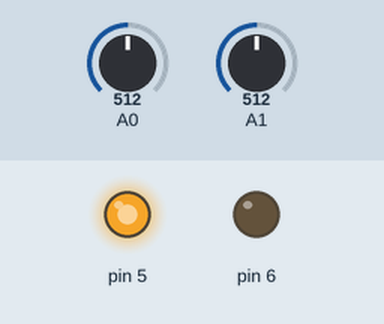
A sketch run on a simulated Arduino Uno, built with avr-gcc and run on an emulated ATmega328P. Shown: output pins drawn as LEDs (lit = HIGH). The test bench sets the inputs (shaded band); at power-on: A0 = 512, A1 = 512.

Above: at 0.8 s.
0.9 s: A0 set to 483
At 2.0 s:
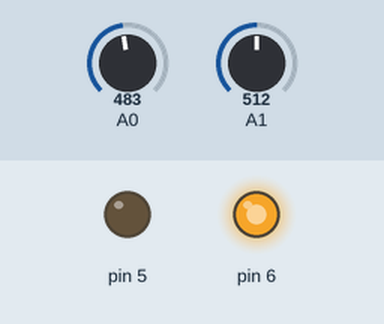
2.4 s: A1 set to 494
At 3.2 s:
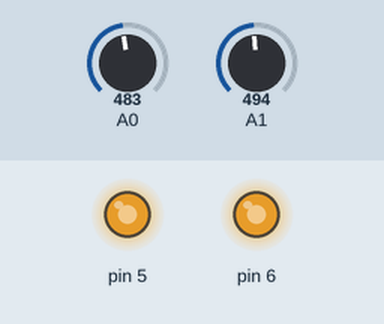
3.9 s: A1 set to 510
At 4.3 s:
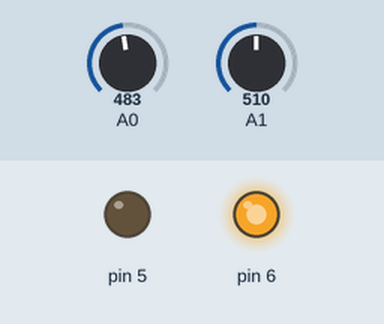
5.4 s: A1 set to 490
At 6.7 s:
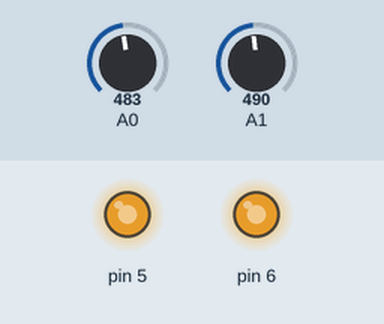
Timing chart, 0 to 7.9 s (numbered marks = the images above; inputs shaded):
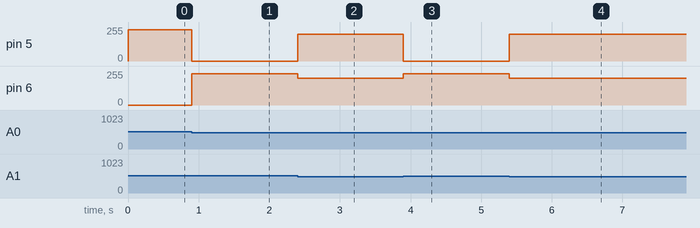

The sketch:

Codigo_emC_carrinho.ino
```cpp
//Nome: Isabelle Mosca Rizzardo - RA: 185887
//      Odara Fernanda dos Santos Toledo - RA: 185405

//Observações:

//OCR0A pertence a PD6 (MotorEsquerda).
//OCR0B pertence a PD5 (MotorDireita).

//ReadAdc(0) = SensorDireita;
//ReadAdc(1) = SensorEsquerda;

//Função InitAdc é responsável por habilitar a conversão de sinal analógico para digital.
//Função ReadAdc é responsável por ler o valor registrado no ADC.

//O loop sempre efetuará a verificação dos sensores, caso entre em uma das condições
//os motores terão suas rotações PWM alteradas de acordo com cada condição.

#define F_CPU 16000000UL
#include <stdio.h>
#include <avr/io.h>

void InitAdc()
{
ADMUX |= (1<<REFS0);
ADCSRA |= (1<<ADPS2) | (1<<ADPS1) | (1<<ADPS0) | (1<<ADEN); //Habilitando o ADC e definindo prescaler para 128.
}

uint16_t ReadAdc(uint8_t ADCchanel)
{
ADMUX = (ADMUX & 0xF0) | (ADCchanel & 0x0F);
ADCSRA |= (1<<ADSC); //Single mode.

while (ADCSRA & (1<<ADSC));

return ADC;
}

int main(void)
{

DDRD |= (1<<PD6); //Define a porta D6 como saída.
DDRD |= (1<<PD5); //Define a porta D5 como saída.

ReadAdc(0);
ReadAdc(1);

OCR0A = 204; //Define o ciclo de operação.
OCR0B = 204; //Define o ciclo de operação.

TCCR0A |= (1<<COM0A1) | (1<<WGM01) | (1<<WGM00); //Non-inverting fast pwm modo 3 Motor Esquerda.
TCCR0B |= (1<<CS00); //No prescaler.

TCCR0A |= (1<<COM0B1) | (1<<WGM01) | (1<<WGM00); //Non-inverting fast pwm modo 3 Motor Direita.
TCCR0B |= (1<<CS00); //No prescaler.

InitAdc();

while(1)
{
if ((ReadAdc(0)  <= 500) && (ReadAdc(1) <= 500))
{
OCR0A = 200;
OCR0B = 200;

}

else if ((ReadAdc(0) <= 500) && (ReadAdc(1) >= 100))
{
OCR0A = 235;
OCR0B = 0;

}

else if ((ReadAdc(0) > 100) && (ReadAdc(1) < 700))
{
OCR0A = 0;
OCR0B = 235;

}

}
}
```

Measured:
- the behaviour switches between 501 and 500 on A0 (found by bisection; images 0 and 1)
- the behaviour switches between 501 and 500 on A1 (found by bisection; images 1 and 2)
- after the input at 0.9 s, pin 5: 235/255 → 0/255 at once; pin 6: 0/255 → 235/255 at once
- after the input at 2.4 s, pin 5: 0/255 → 200/255 at once; pin 6: 235/255 → 200/255 at once
- after the input at 3.9 s, pin 5: 200/255 → 0/255 at once; pin 6: 200/255 → 235/255 at once
- after the input at 5.4 s, pin 5: 0/255 → 200/255 at once; pin 6: 235/255 → 200/255 at once
